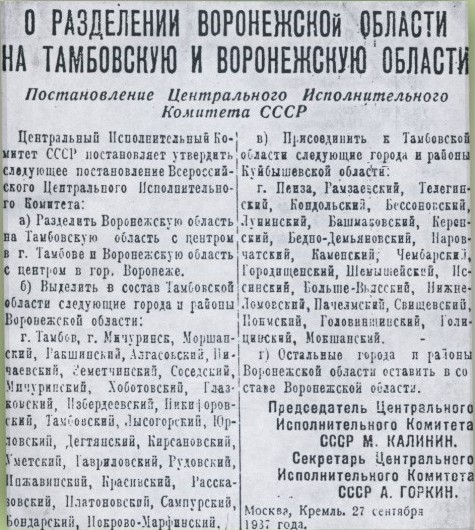
#> input picture HW_1/test.jpg, 475 x 530 px
$ jupyter execute Homework_1.ipynb   (older library calls are emulated)
#> lines starting #> are read from the running program, lines starting #| are printed output that depends on the picture
[cell 1]
import cv2
import matplotlib.pyplot as plt
import numpy as np

img = cv2.imread('test.jpg')
#> img is the input picture: shape (530, 475, 3); mean B, G, R 198.4, 192.8, 190.3

plt.figure(figsize=(15,10))
plt.imshow(img)
plt.show()

[cell 2]
# Добавляем случайный шум
mean = 0
std = 1
noisy_img = img + np.random.normal(mean, std, img.shape)

plt.figure(figsize=(15,10))
plt.imshow(np.uint8(noisy_img))
plt.show()

[cell 3]
# Переводим изображение в серое
noisy_img = np.float32(noisy_img)

gray = (noisy_img[:,:,0] + noisy_img[:,:,1] + noisy_img[:,:,2])//3

plt.figure(figsize=(15,10))
plt.imshow(gray, cmap = 'gray')
plt.show()

[cell 4]
# Строим гистограмму изображения
hist = cv2.calcHist([gray],[0],None,[256],[0,256])
#> hist = 256 values, max 9058 at index 222, min 0 at index 0, mean 983.4

plt.hist(gray.ravel(),256,[0,256])
plt.title('Histogram for gray scale picture')
plt.show()
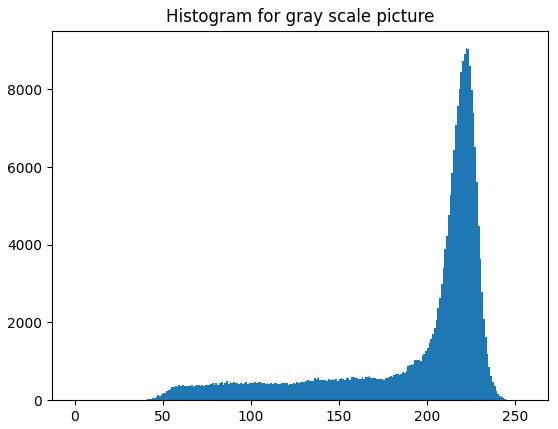
#> figure drawn by matplotlib, 1 panel; tallest bar 9058 high, from x = 222 to 223

[cell 5]
def Sauvola_binarization(img):

    # Область вокруг каждого пикселя 6 на 6
    s = 6

    # Вычисляем интегральное изображение
    intImage = np.cumsum(np.cumsum(img, axis=1), axis=0)
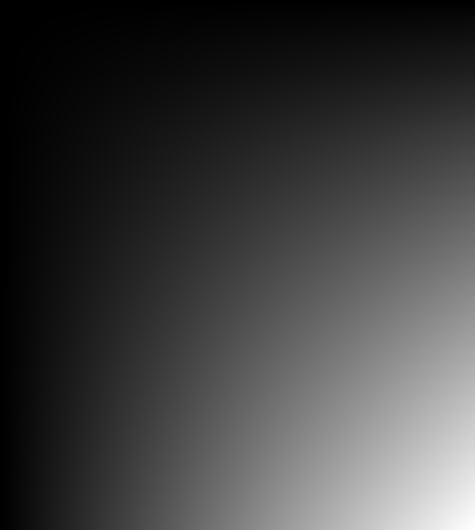
#> intImage: shape (530, 475) float32; min 183, max 48674160, mean 12063209; drawn with min black and max white

    # Вычисляем интегральное изображение,
    # предварительно возведя значение пискелей исходного изображения в квадрат,
    # чтобы затем вычислить c помощью этого интегрального изображения дисперсию
    intImage_2 = np.cumsum(np.cumsum(img ** 2, axis=1),axis=0)

    # Определяем координаты пикселей
    (rows,cols) = img.shape[:2]
#> rows = 530; cols = 475
    (X,Y) = np.meshgrid(np.arange(cols), np.arange(rows))

    # Превращаем координаты в вектор
    X = X.ravel()
    Y = Y.ravel()

    # Вычисляем координаты вершин каждой из областей 6 на 6 пискелей
    x1 = (X - s/2).astype(int)
    x2 = (X + s/2).astype(int)
    y1 = (Y - s/2).astype(int)
    y2 = (Y + s/2).astype(int)

    # Проверяем чтобы координаты областей не выходили за границы
    x1[x1 < 0] = 0
    x2[x2 >= cols] = cols - 1
    y1[y1 < 0] = 0
    y2[y2 >= rows] = rows - 1

    # Вычисляем сколько пикселей в каждой из областей
    count = (x2 - x1) * (y2 - y1)

    # Вычисляем координаты каждого угла прямоугольников
    r1_x = x2
    r1_y = y2
    r2_x = x2
    r2_y = y1 - 1
    r2_y[r2_y < 0] = 0
    r3_x = x1 - 1
    r3_x[r3_x < 0] = 0
    r3_y = y2
    r4_x = r3_x
    r4_y = r2_y

    # Вычисляем сумму значений в прямоугольниках интегральных изображений
    sums = intImage[r1_y, r1_x] - intImage[r2_y, r2_x] - intImage[r3_y, r3_x] + intImage[r4_y, r4_x]
    sums_2 = intImage_2[r1_y, r1_x] - intImage_2[r2_y, r2_x] - intImage_2[r3_y, r3_x] + intImage_2[r4_y, r4_x]

    result = np.ones(rows * cols, dtype=np.bool)

    # Матожидание
    mean = sums / count
    # Матожиадние для интегрального изображения, использующего квадраты
    mean_2 = sums_2 / count
    # Стандартное отклонение
    std = np.sqrt(1 / count * (mean_2 - (mean * mean) / count))
    # Вычисляем порог
    result[img.ravel() <= mean * (1 + 0.5 * (std / 128 - 1))] = False

    # Конвертируем в uint8
    result = 255 * np.reshape(result, (rows, cols)).astype(np.uint8)

    return result

output = Sauvola_binarization(gray)
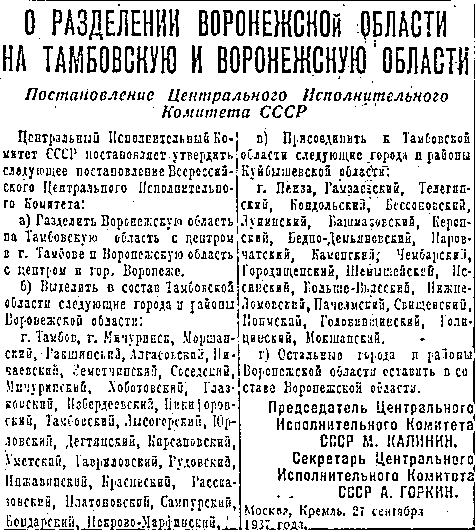
#> output: shape (530, 475); 82.7% white; black in thin lines or dots

plt.figure(figsize=(15,10))
plt.imshow(output,cmap = 'gray')
plt.show()

cv2.imwrite('output.jpg',output)
#> Out = True
